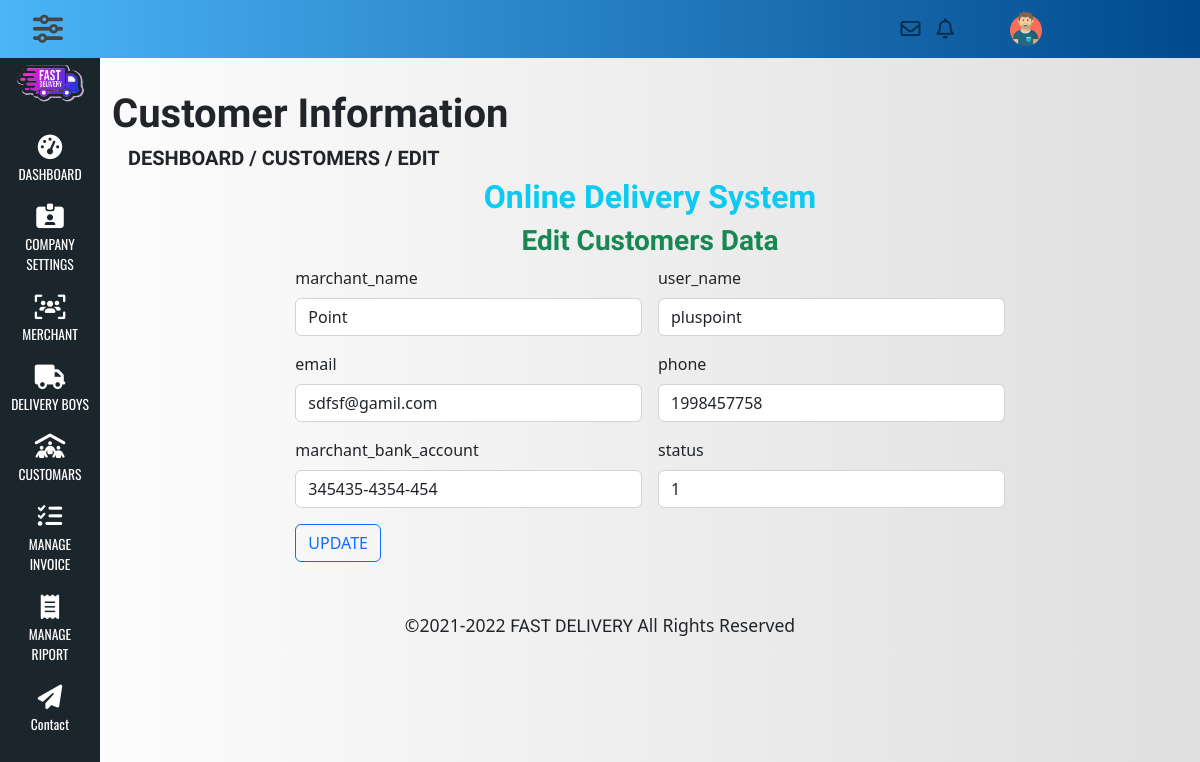
The page /admin/merchant_edit.php?edit=1 (signed in) on the database its author committed.
### tables this page shows
CREATE TABLE `marchant_info` (
  `marchant_id` int(11) NOT NULL,
  `marchant_name` varchar(100) NOT NULL,
  `user_name` varchar(100) NOT NULL,
  `password` varchar(150) NOT NULL,
  `email` varchar(100) NOT NULL,
  `phone` int(15) NOT NULL,
  `marchant_bank_account` varchar(100) NOT NULL,
  `status` int(1) NOT NULL DEFAULT '0' COMMENT '0=Nothing, 1=LegalMerchant '
);

### admin/merchant_edit.php (the view, shortened to what this page needs)
<?php require_once "../header.php";
        require_once '../connection.php';
if(isset($_GET['edit'])){
    $editid=$_GET['edit'];
    $sql="SELECT * FROM `marchant_info` WHERE `marchant_id` = $editid";
    $query=mysqli_query($link, $sql);
    $data=mysqli_fetch_assoc($query);
  }
?>
    <div class="col-md-11 main-content">
            <div class="row">
                <div class="col-md-12">
                    <div class="deshheader">
                        <h1>Customer Information</h1>
                        <h5 class="ms-3">DESHBOARD / CUSTOMERS / EDIT</h5>
                    </div>
                </div>
            </div>
            <div class="row">
            	<div class="col-md-12">
            	    <h2 class="text-center text-info">Online Delivery System</h2>
                    <h3 class="text-center text-success">Edit Customers Data</h3>
            	</div>
           </div>
           <div class="row">
            <div class="col-md-2"></div>
            <div class="col-md-8">
               <form action="<?=$_SERVER['PHP_SELF']?>" method="POST" enctype="multipart/form-data" class="row g-3">
                <div class="col-md-6">
                    <label for="marchant_name" class="form-label">marchant_name</label>
                    <input type="text" class="form-control" name="marchant_name" value="<?php echo $data['marchant_name']?>" />
                </div>
                <div class="col-md-6">
                    <label for="user_name" class="form-label">user_name</label>
                    <input type="text" class="form-control" name="user_name" value="<?php echo $data['user_name']?>" />
                </div>
                <div class="col-md-6">
                    <label for="email" class="form-label">email</label>
                    <input type="email" class="form-control" name="email" value="<?php echo $data['email']?>" />
                </div>
                <div class="col-md-6">
                    <label for="phone" class="form-label">phone</label>
                    <input type="number" class="form-control" name="phone" value="<?php echo $data['phone']?>" />
                </div>
                <div class="col-md-6">
                    <label for="marchant_bank_account" class="form-label">marchant_bank_account</label>
                    <input type="text" class="form-control" name="marchant_bank_account" value="<?php echo $data['marchant_bank_account']?>" />
                </div>
                <div class="col-md-6">
                    <label for="status" class="form-label">status</label>
                    <input type="number" class="form-control" name="status" value="<?php echo $data['status']?>" />
                </div>
                <div class="col-md-1">
                    <button type="submit" name="update" class="btn btn-outline-primary">UPDATE</button>
                </div>
            </form>
            </div>
            <div class="col-md-2"></div>
           </div>
    </div>
<?php require_once "../footer.php"; ?>

### css/style.css (style rules this page uses)
* { margin: 0; padding: 0; }
body { background-image: linear-gradient(to right, #ffffff, #dfdfdf); }
h1, h2, h3, h4, h5, h6 { font-family: 'Tiro Devanagari Sanskrit', serif; font-weight: bold; }
.main-content { margin-top: 90px; margin-bottom: 50px; }

### rows shown on the page
marchant_info: marchant_name "Point", user_name "pluspoint", email "sdfsf@gamil.com", phone "1998457758", marchant_bank_account "345435-4354-454", status "1"
